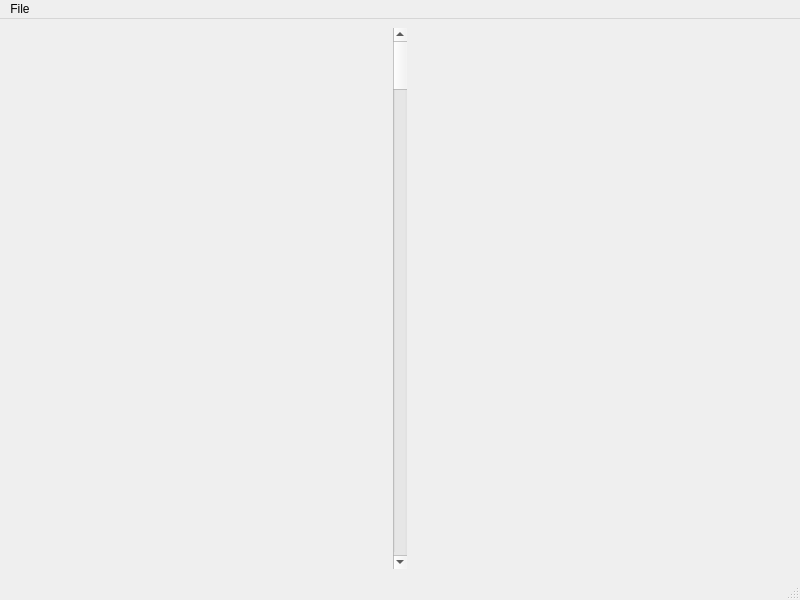
<?xml version="1.0" encoding="UTF-8"?>
<ui version="4.0">
 <class>MainWindow</class>
 <widget class="QMainWindow" name="MainWindow">
  <property name="geometry">
   <rect>
    <x>0</x>
    <y>0</y>
    <width>800</width>
    <height>600</height>
   </rect>
  </property>
  <property name="windowTitle">
   <string>MainWindow</string>
  </property>
  <widget class="QWidget" name="centralwidget">
   <layout class="QHBoxLayout" name="horizontalLayout_2">
    <item>
     <layout class="QHBoxLayout" name="horizontalLayout">
      <item>
       <layout class="QGridLayout" name="gridLayout"/>
      </item>
      <item>
       <widget class="QScrollBar" name="verticalScrollBar">
        <property name="orientation">
         <enum>Qt::Vertical</enum>
        </property>
       </widget>
      </item>
     </layout>
    </item>
   </layout>
  </widget>
  <widget class="QMenuBar" name="menubar">
   <property name="geometry">
    <rect>
     <x>0</x>
     <y>0</y>
     <width>800</width>
     <height>25</height>
    </rect>
   </property>
   <widget class="QMenu" name="menuFile">
    <property name="title">
     <string>File</string>
    </property>
    <addaction name="actionOpen"/>
   </widget>
   <addaction name="menuFile"/>
  </widget>
  <widget class="QStatusBar" name="statusbar"/>
  <action name="actionOpen">
   <property name="text">
    <string>Open</string>
   </property>
  </action>
 </widget>
 <resources/>
 <connections/>
</ui>
